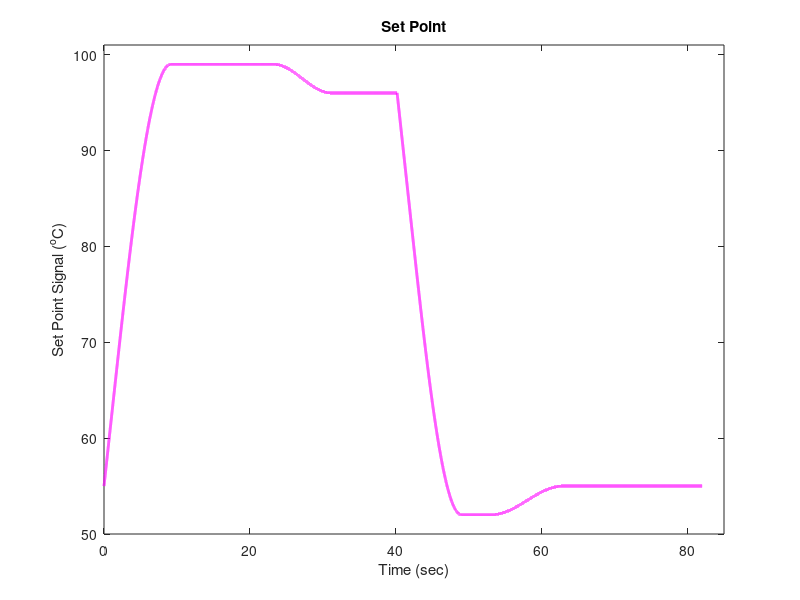

MATLAB code for this plot:
clearvars
close all

%Define Desired Block Slopes
m1=7;
m2=-7;

% Define Amplitude Parameters 
%NOTE: A2 & A5 are pre-determined by continuity
A1=55;
%A2= pre-determined;
A3=99;
A4=96;
%A5= pre-determined;
A6=52;

% Define Time Parameters 
%NOTE: T1 & T6 are pre-determined by continuity
% T1= pre-determined 
T2=8;
T3=14;
T4=8;
T5=9;
% T6= pre-determined  
T7=7;
T8=4;
T9=10;
T10=19;


%Sinusoid Parameters
w1 = (2 * pi)/(4*(T2));
w2 = (2 * pi)/(2*(T4));
w3 = (2 * pi)/(4*(T7));
w4 = (2 * pi)/(2*(T9));

A2=A3-(m1/w1);
A5=A6-(m2/w3);

A =(A3-A2);
B=0.5*(A3-A4);
C=(A5-A6);
D=0.5*(A1-A6);

% Linear Parameters 
T1=(A2-A1)/m1;
T6=(A5-A4)/m2;

Tfinal=T1+T2+T3+T4+T5+T6+T7+T8+T9+T10;
t = 0:0.001:Tfinal;

% Display values in Command Window for Block
fprintf ('\nFor max slope up %0.2f & max slope dwn %0.2f,\n',m1,m2);
fprintf('And Ave up %0.2f and Down %0.2f,\n',(A3-A1)/(T1+T2),(A6-A4)/(T6+T7))

fprintf('\n T1=%0.2f',T1)
fprintf ('\n T6=%0.2f \n',T6)

fprintf('\n A2=%0.2f',A2)
fprintf ('\n A5=%0.2f \n',A5)




% Piecewise Waveform
y = ...
  (m1*(t)+A1          ) .* (t<T1) + ...
  (A2+A*sin(w1*(t-T1))) .* (T1<= t & t < T1+T2) + ...
  (A3                    ) .* (T1+T2 <= t & t < T1+T2+T3)+ ...
  (A3-B+B*cos((w2*(t-(T1+T2+T3))))) .* (T1+T2+T3 <= t & t < T1+T2+T3+T4)+...
  (A4                    ) .* (T1+T2+T3+T4 <= t & t < T1+T2+T3+T4+T5) + ...
  (m2*(t-(T1+T2+T3+T4+T5))+A4) .* (T1+T2+T3+T4+T5 <= t & t < T1+T2+T3+T4+T5+T6) + ...
  (A5-C*sin(w3*(t-(T1+T2+T3+T4+T5+T6)))   ) .* (T1+T2+T3+T4+T5+T6 <= t & t < T1+T2+T3+T4+T5+T6+T7)+ ...
  (A6                    ) .* (T1+T2+T3+T4+T5+T6+T7 <= t & t < T1+T2+T3+T4+T5+T6+T7+T8) + ...
  (A6+D-D*cos(w4*(t-(T1+T2+T3+T4+T5+T6+T7+T8)))   ) .* (T1+T2+T3+T4+T5+T6+T7+T8 <= t & t < T1+T2+T3+T4+T5+T6+T7+T8+T9)+ ...
  (A1                    ) .* (T1+T2+T3+T4+T5+T6+T7+T8+T9 <= t & t < T1+T2+T3+T4+T5+T6+T7+T8+T9+T10);

% Outputted Plot
f= plot (t,y,'m');
hold on
set (f, 'LineWidth', 2);
axis([0 Tfinal+3 A6-2 A3+2]);
xlabel('Time (sec)')
ylabel('Set Point Signal (^{o}C)')
title('Set Point')
hold off